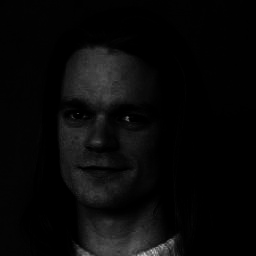
#> input picture project_01/images/bauckhage-gamma-2.png, 256 x 256 px
$ python task2awais.py   (older library calls are emulated)
#> lines starting #> are read from the running program, lines starting #| are printed output that depends on the picture; after the words box and inside, x2 and y2 are one past the last pixel; in counts of white or black regions, pixels touching at a corner belong together
################################################################################
# Task 1.2
# histogram transformations
################################################################################

import scipy.misc as misc
import numpy as np

#read image
def readImage(filename):
#> called with filename = 'images/bauckhage-gamma-2.png'
    f = misc.imread(filename, flatten=True).astype("float")
#> f: shape (256, 256) float64; min 0, max 195, mean 8.2
    return f

#write image
def writeImage(data,filename):
    misc.toimage(data,cmin=0,cmax=255).save(filename)


def LloydAlgorithm(imgData, levels=2):
    """Implement the Lloyd Max quantization algorithm"""
#> called with levels = 4
    totalIterations = 100
    threshold = 0.01

    #first calculate the intensity histogram
    histogram = np.histogram(imgData, bins=np.arange(257))[0]
#> histogram = 256 values, max 23756 at index 0, min 0 at index 36, mean 256

    # calculate PDF
    probs = histogram/histogram.sum()
#> probs = 256 values, max 0.362 at index 0, min 0 at index 36, mean 0.00391

    #initialize the boundaries and quantization points
    boundaries = np.arange(levels+1) * 256/levels
    pointsBv = (np.arange(levels) * 256/levels) + 256/(2*levels)

    #iterate the equations
    error = 0.0
    for i in xrange(levels):
        currentBoundary = boundaries[i]
        nextBoundary = boundaries[i+1]
        for j in xrange(int(currentBoundary),int(nextBoundary)):
            error += (j-pointsBv[i])*(j-pointsBv[i])*probs[j]
#> after the loop, error = 795.4

    iterationCount = 0
    while(iterationCount<totalIterations and error>threshold):
        iterationCount+=1
        #update boundaries
        for i in range(levels):
            boundaries[i] = (pointsBv[i]+pointsBv[i-1])/2.0

        #update points
        for i in range(levels):
            numerator = 0.0
            denominator = 0.0
            currentBoundary = boundaries[i]
            nextBoundary = boundaries[i+1]

            for j in xrange(int(currentBoundary),int(nextBoundary)):
                if(j>probs.size):
                    break
                numerator += j*probs[j]
                denominator += probs[j]
            if(numerator==0 or denominator==0):
                pointsBv[i] = 0.0
            else:
                pointsBv[i] = float(numerator)/float(denominator)
#> this loop made 100 passes
#> after the loop, boundaries = [56.64, 11.07, 36.55, 82.12, 256]; iterationCount = 100; pointsBv = [0, 22.14, 50.95, 113.3]


    rows, cols = imgData.shape
#> rows = 256; cols = 256
    newImgData = np.ndarray(shape=(rows, cols))
    for i in xrange(rows):
        for j in xrange(cols):
            for k in range(levels):
                if(imgData[i,j]>=boundaries[k] and imgData[i,j]<boundaries[k+1]):
                    break
            newImgData[i,j] = pointsBv[k]
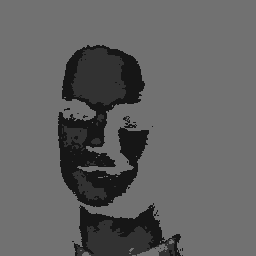
#> newImgData: shape (256, 256) float64; min 22.14, max 113.3, mean 97.7

    return newImgData


image = readImage('images/bauckhage-gamma-2.png')
result = LloydAlgorithm(image, levels=4)
misc.imshow(result)
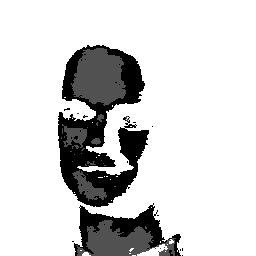
#> shown: PIL image 256x256 L; min 0, max 255, mean 211.5
writeImage(result,'result.png')

$ run again, with project_01/images/bauckhage-gamma-1.png copied over project_01/images/bauckhage-gamma-2.png
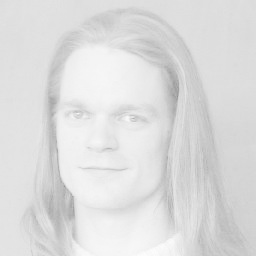
#> input picture project_01/images/bauckhage-gamma-1.png, 256 x 256 px
#> histogram = 256 values, max 3648 at index 221, min 0 at index 0, mean 256
#> probs = 256 values, max 0.0557 at index 221, min 0 at index 0, mean 0.00391
#> after the loop in LloydAlgorithm, `for i in xrange(levels):`: error = 178.1
#> the loop in LloydAlgorithm, `while(iterationCount<totalIterations and error>threshold):` made 100 passes
#> after the loop in LloydAlgorithm, `while(iterationCount<totalIterations and error>threshold):`: boundaries = [114, 0, 101.9, 215.9, 256]; iterationCount = 100; pointsBv = [0, 0, 203.9, 227.9]
#> after the loop in LloydAlgorithm, `for i in xrange(rows):`:
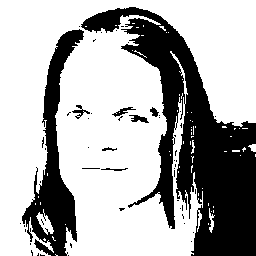
#> newImgData: shape (256, 256) float64; values 203.9 (black) and 227.9 (white), 68% white; 54 black regions (46 under 20 px), largest, box (x1, y1, x2, y2) and area: (81, 7, 256, 256) 15629, (22, 29, 84, 256) 4773, (129, 115, 149, 123) 85
